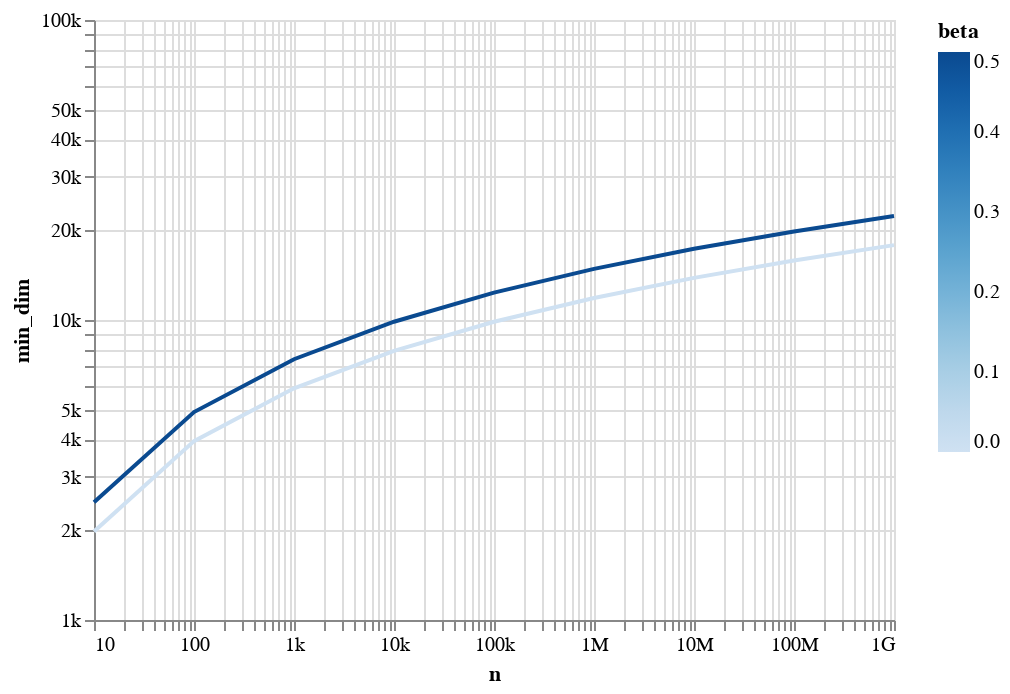

The cell this chart's notebook holds for it:
### Markdown cell above
We can see that increasing $β$ leads to increasing $d$ to preserve $ε$ at 0.1.

### Code cell
alt.Chart(data[data.eps == 0.1]).mark_line().encode(
    x=alt.X("n:Q", axis=alt.Axis(tickCount=10, format="s"), scale=alt.Scale(type="log")),
    y=alt.Y("min_dim:Q", axis=alt.Axis(tickCount=10, format="s"), scale=alt.Scale(type="log")),
    color="beta",
)

### Figure 1 — Vega-Lite specification as saved in the notebook (floating-point values rounded to 4 significant figures)
{"config": {"view": {"continuousWidth": 400, "continuousHeight": 300}}, "data": {"name": "data-466838e557fedff6b0e31c444e756439"}, "mark": "line", "encoding": {"color": {"field": "beta", "type": "quantitative"}, "x": {"axis": {"format": "s", "tickCount": 10}, "field": "n", "scale": {"type": "log"}, "type": "quantitative"}, "y": {"axis": {"format": "s", "tickCount": 10}, "field": "min_dim", "scale": {"type": "log"}, "type": "quantitative"}}, "$schema": "https://vega.github.io/schema/vega-lite/v4.17.0.json", "datasets": {"data-466838e557fedff6b0e31c444e756439": [{"eps": 0.1, "n": 10.0, "beta": 0.0, "min_dim": 1974.0}, {"eps": 0.1, "n": 10.0, "beta": 0.5, "min_dim": 2467.0}, {"eps": 0.1, "n": 100.0, "beta": 0.0, "min_dim": 3947.0}, {"eps": 0.1, "n": 100.0, "beta": 0.5, "min_dim": 4934.0}, {"eps": 0.1, "n": 1000.0, "beta": 0.0, "min_dim": 5921.0}, {"eps": 0.1, "n": 1000.0, "beta": 0.5, "min_dim": 7401.0}, {"eps": 0.1, "n": 10000.0, "beta": 0.0, "min_dim": 7895.0}, {"eps": 0.1, "n": 10000.0, "beta": 0.5, "min_dim": 9868.0}, {"eps": 0.1, "n": 100000.0, "beta": 0.0, "min_dim": 9868.0}, {"eps": 0.1, "n": 100000.0, "beta": 0.5, "min_dim": 12340.0}, {"eps": 0.1, "n": 1000000.0, "beta": 0.0, "min_dim": 11840.0}, {"eps": 0.1, "n": 1000000.0, "beta": 0.5, "min_dim": 14800.0}, {"eps": 0.1, "n": 10000000.0, "beta": 0.0, "min_dim": 13820.0}, {"eps": 0.1, "n": 10000000.0, "beta": 0.5, "min_dim": 17270.0}, {"eps": 0.1, "n": 100000000.0, "beta": 0.0, "min_dim": 15790.0}, {"eps": 0.1, "n": 100000000.0, "beta": 0.5, "min_dim": 19740.0}, {"eps": 0.1, "n": 1000000000.0, "beta": 0.0, "min_dim": 17760.0}, {"eps": 0.1, "n": 1000000000.0, "beta": 0.5, "min_dim": 22200.0}]}}
